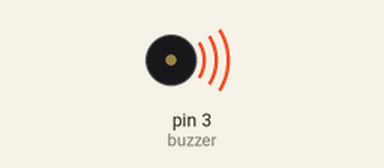
A sketch run on a simulated Arduino Uno, built with avr-gcc and run on an emulated ATmega328P. On the bench: buzzer (waves = sounding). Random numbers use the default seed unless the sketch sets one.

Above: at 0.05 s.
Timing chart, 0 to 3.0 s (numbered marks = the images above):
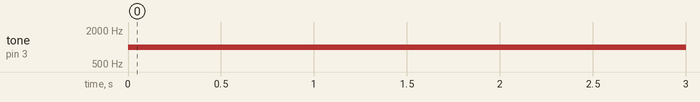

The sketch:

Opp4b.ino
```cpp
const int buzzer = 3;

int num = 0;

void setup() {
  pinMode(buzzer, OUTPUT);
  randomSeed(analogRead(A0));
}

void loop() {
  // put your main code here, to run repeatedly:
  num = random(1, 7);
  if (num == 6){
    tone(buzzer, 1000);
    delay(200);
    noTone(buzzer);
  }
}
```

Measured:
- by itself, tone on pin 3 (buzzer): silent → 1000 Hz at 0.00 s
